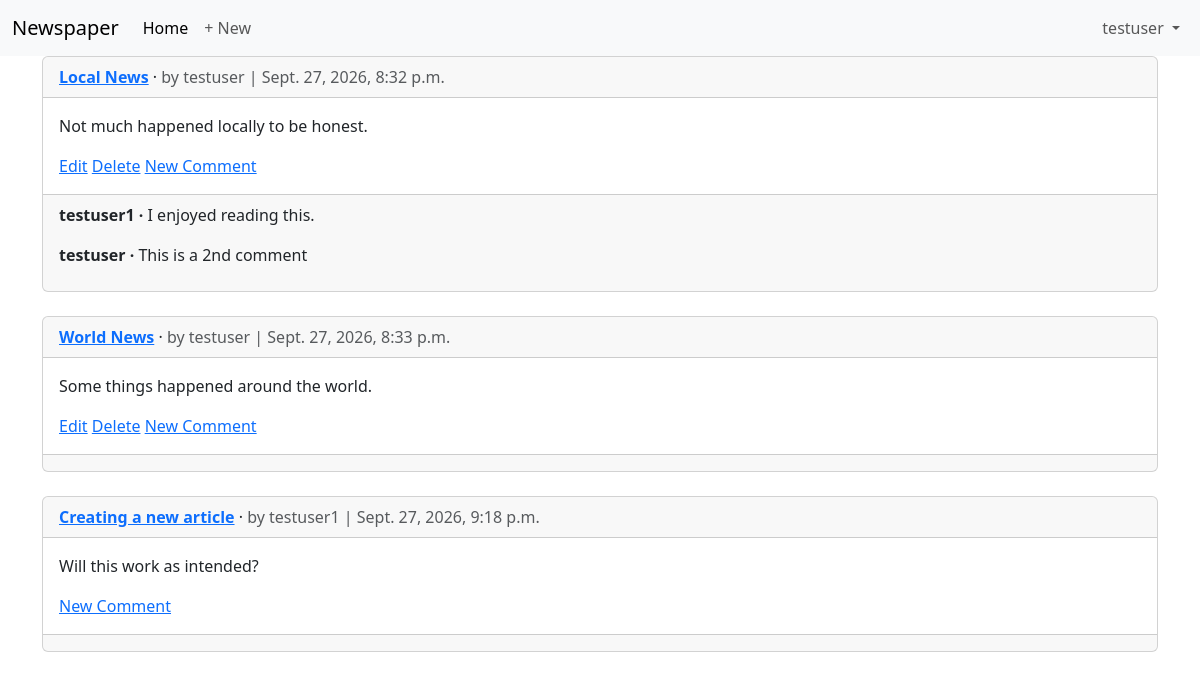
/articles/ (signed in), run on the app's committed database.
### accounts/models.py (models this page shows)
class CustomUser(AbstractUser):
    age = models.PositiveIntegerField(null=True, blank=True)

### articles/models.py (models this page shows, shortened)
class Article(models.Model):
    title = models.CharField(max_length=255)
    body = models.TextField()
    date = models.DateTimeField(auto_now_add=True)
    author = models.ForeignKey(
        settings.AUTH_USER_MODEL,
        on_delete=models.CASCADE,
    )
    def get_absolute_url(self):
        return reverse("article_detail", kwargs={"pk": self.pk})

class Comment(models.Model):  # new
    article = models.ForeignKey(Article, on_delete=models.CASCADE)
    comment = models.CharField(max_length=140)
    author = models.ForeignKey(
        settings.AUTH_USER_MODEL,
        on_delete=models.CASCADE,
    )
    def __str__(self):
        return self.comment

### articles/views.py (the view)
# urls.py: path("", ArticleListView.as_view(), name="article_list"),
class ArticleListView(LoginRequiredMixin, ListView):  # new
    model = Article
    template_name = "article_list.html"

### templates/article_list.html (shortened to what this page needs)
{% extends "base.html" %}
{% block content %}
{% for article in article_list %}
<div class="card">
  <div class="card-header">
    <span class="fw-bold">
      <a href="{{ article.get_absolute_url }}">{{ article.title }}</a>
    </span> &middot;
    <span class="text-muted">by {{ article.author }} |
      {{ article.date }}</span>
  </div>
  <div class="card-body">
    <p>{{ article.body }}</p>
    {% if article.author.pk == request.user.pk %}
      <a href="{% url 'article_edit' article.pk %}">Edit</a>
      <a href="{% url 'article_delete' article.pk %}">Delete</a>
    {% endif %}
    <a href="{{ article.get_absolute_url }}">New Comment</a>
  </div>
  <div class="card-footer">
    {% for comment in article.comment_set.all %}
    <p>
      <span class="fw-bold">
        {{ comment.author }} &middot;
      </span>
      {{ comment }}
    </p>
    {% endfor %}
  </div>
</div>
<br/>
{% endfor %}
{% endblock content %}

### templates/base.html (shortened to what this page needs)
<!doctype html>
<html lang="en">
  <head>
    <link href="https://cdn.jsdelivr.net/npm/bootstrap@5.3.8/dist/css/bootstrap.min.css" rel="stylesheet">
  </head>
  <body>
    <nav class="navbar navbar-expand-lg bg-body-tertiary">
      <div class="container-fluid">
        <a class="navbar-brand" href="{% url 'home' %}">Newspaper</a>
        <div class="collapse navbar-collapse" id="navbarSupportedContent">
          <ul class="navbar-nav me-auto mb-2 mb-lg-0">
            <li class="nav-item">
              <a class="nav-link active" aria-current="page" href="{% url 'home' %}">Home</a>
            </li>
            {% if user.is_authenticated %}
            <li class="nav-item">
              <a class="nav-link" href="{% url 'article_new' %}">+ New</a>
            </li>
            {% endif %}
          </ul>
          <ul class="navbar-nav ms-auto">
            {% if user.is_authenticated %}
            <li class="nav-item dropdown">
              <a class="nav-link dropdown-toggle" href="#" role="button"
                data-bs-toggle="dropdown" aria-expanded="false">
                {{ user.username }}
              </a>
            </li>
            {% endif %}
          </ul>
        </div>
      </div>
    </nav>
    <main>
      <div class="container">
        {% block content %}
        {% endblock content %}
      </div>
    </main>
  </body>
</html>

### data on the page
CustomUser: username "testuser"
Article: title "Local News", author "testuser", date "Sept. 27, 2026, 8:32 p.m.", body "Not much happened locally to be honest.", shows "Edit"
Comment: author "testuser1", comment "I enjoyed reading this."
Comment: author "testuser", comment "This is a 2nd comment"
Article: title "World News", author "testuser", date "Sept. 27, 2026, 8:33 p.m.", body "Some things happened around the world.", shows "Edit"
Article: title "Creating a new article", author "testuser1", date "Sept. 27, 2026, 9:18 p.m.", body "Will this work as intended?"
